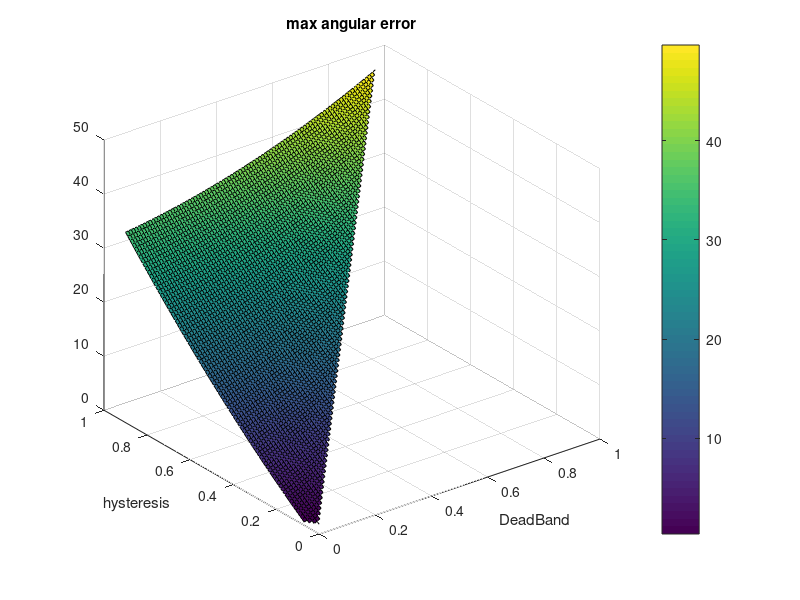
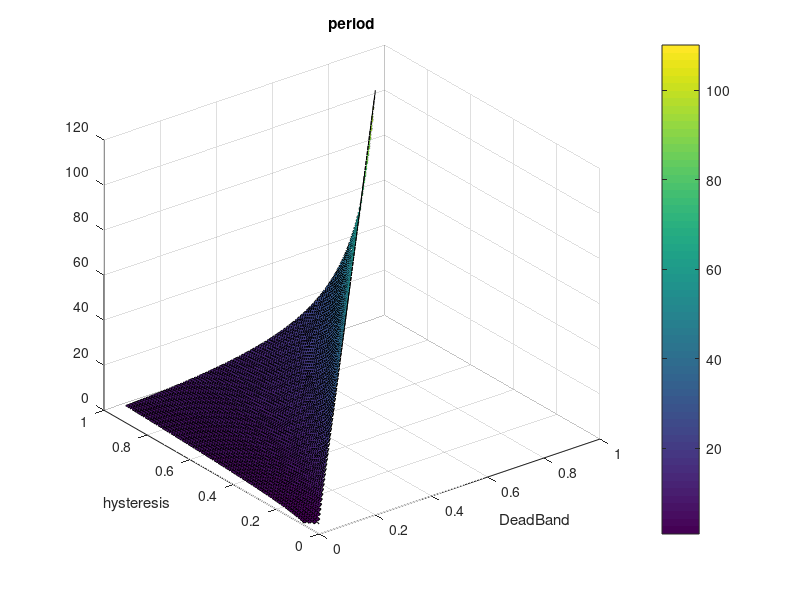
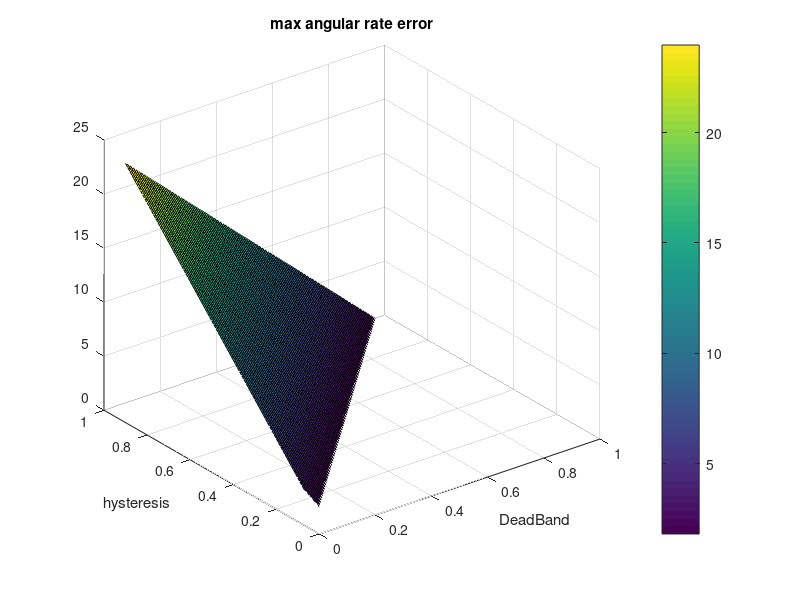

Recreate these plots in MATLAB, in order.
close all;clc;clear

a = 0.5;    %angular acclereation in one axis
t_doff = 0.1;   %close dealy of thruster
t_don = 0.2;    %open delay of thruster
H = 0:0.01:0.9;   %hysteresis
D = 0:0.01:0.9;   %deadband
Kd = 1.3;   %angular velocity gain
for i = 1:length(H)
    for j = 1:length(D)
        HR(i,j) = (H(i)- D(j))/(H(i)+D(j));
        d(i,j) = 0.5*(H(i)+D(j));
        d_lower(i,j) = ( a*t_doff*(2*Kd-t_don)*(2*Kd-t_doff) )/( 8*Kd - 4*t_don - 4*t_doff - HR(i,j)*(2*Kd*t_don) );
        if d(i,j)>d_lower(i,j) && H(i)>D(j)
            P_max(i,j) = ( a*t_doff*(2*Kd-t_doff)+2*(H(i)-D(j)) )/(4*Kd-2*t_doff-2*t_don);
            theta_1(i,j) = H(i) - Kd*P_max(i,j) + t_don*P_max(i,j);
            theta_max(i,j) = theta_1(i,j) + P_max(i,j)^2/(2*a);
            period(i,j) = 4*( theta_1(i,j)/P_max(i,j) + P_max(i,j)/a );
        else
            P_max(i,j) = NaN;
            theta_1(i,j) = NaN;
            theta_max(i,j) = NaN;
            period(i,j) = NaN;
        end
    end
end

figure(1)
surf(D,H,rad2deg(theta_max))
xlabel("DeadBand")
ylabel("hysteresis")
title("max angular error")
colorbar

figure(2)
surf(D,H,period)
xlabel("DeadBand")
ylabel("hysteresis")
title("period")
colorbar

figure(3)
surf(D,H,rad2deg(P_max))
xlabel("DeadBand")
ylabel("hysteresis")
title("max angular rate error")
colorbar
